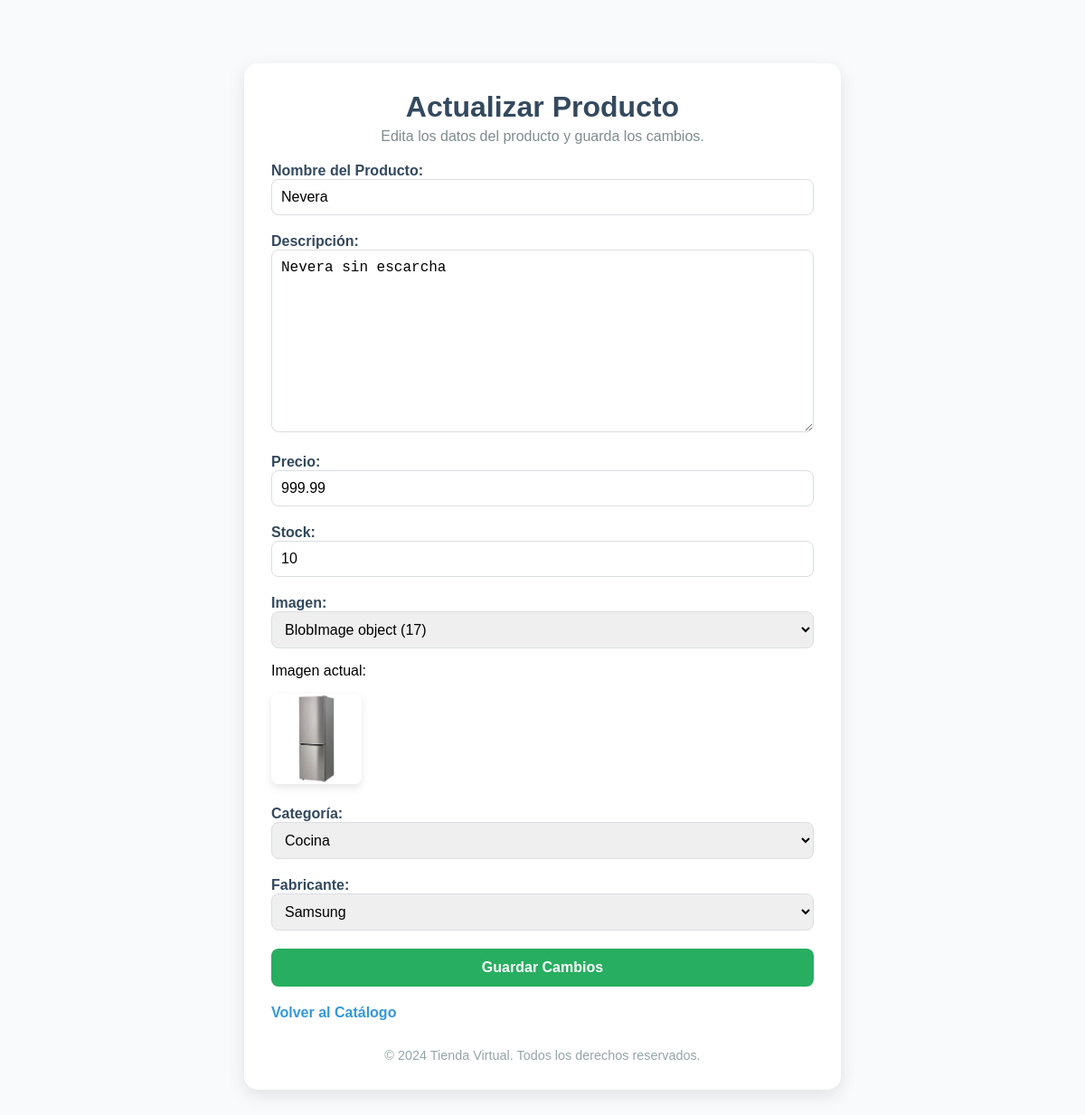
The page /staff/update-product/17/ (signed in) on the database its author committed.
### myapp/models.py (models this page shows, shortened)
class Product(models.Model):
    name = models.CharField(max_length=100)
    description = models.TextField()
    price = models.DecimalField(max_digits=10, decimal_places=2)
    stock = models.PositiveIntegerField(default=0)
    image = models.ForeignKey(BlobImage,on_delete=models.CASCADE,null=True,blank=False)
    category = models.ForeignKey(Category, on_delete=models.CASCADE)
    manufacturer = models.ForeignKey(Manufacturer, on_delete=models.CASCADE)

class BlobImage(models.Model):
    content = models.BinaryField()
    mime_type = models.TextField()
    file_name = models.TextField(blank=True, null=True)
    def get_image_url(self):
        return f"/static/images/products/{self.file_name}"

### myapp/views.py (the view)
# urls.py: path('staff/update-product/<int:product_id>/', views.update_product, name='update_product'),
@staff_member_required
def update_product(request, product_id):
    product = get_object_or_404(Product, id=product_id)
    if request.method == 'POST':
        form = ProductForm(request.POST, request.FILES, instance=product)  # Accept files for image updates
        if form.is_valid():
            form.save()
            messages.success(request, 'Producto actualizado con éxito.')
            return redirect('catalogo')
    else:
        form = ProductForm(instance=product)
    return render(request, 'update_product.html', {'form': form, 'product': product})

### myapp/forms.py
class ProductForm(forms.ModelForm):
    class Meta:
        model = Product
        fields = ['name', 'description', 'price', 'stock', 'image', 'category', 'manufacturer']

### myapp/models.py (called while the page is built)
    def __str__(self):
        return self.name

    def __str__(self):
        return self.name

### templates/update_product.html (shortened to what this page needs)
<!DOCTYPE html>
<html lang="es">
<head>
</head>
<body>
    <div class="container">
        <div class="header">
            <h1>Actualizar Producto</h1>
            <p>Edita los datos del producto y guarda los cambios.</p>
        </div>
        <form method="post" enctype="multipart/form-data">
            <div>
                <label for="id_name">Nombre del Producto:</label>
                {{ form.name }}
            </div>
            <div>
                <label for="id_description">Descripción:</label>
                {{ form.description }}
            </div>
            <div>
                <label for="id_price">Precio:</label>
                {{ form.price }}
            </div>
            <div>
                <label for="id_stock">Stock:</label>
                {{ form.stock }}
            </div>
            <div>
                <label for="id_image">Imagen:</label>
                {{ form.image }}
                {% if product.image %}
                    <p>Imagen actual:</p>
                    <img src="{{ product.image.get_image_url }}" alt="Imagen del Producto" style="max-width: 100px; border-radius: 8px; box-shadow: 0 4px 10px rgba(0, 0, 0, 0.1);">
                {% endif %}
            </div>
            <div>
                <label for="id_category">Categoría:</label>
                {{ form.category }}
            </div>
            <div>
                <label for="id_manufacturer">Fabricante:</label>
                {{ form.manufacturer }}
            </div>
            <button type="submit">Guardar Cambios</button>
        </form>
        <a href="{% url 'catalogo' %}" class="back-link">Volver al Catálogo</a>
        <div class="footer">
            &copy; 2024 Tienda Virtual. Todos los derechos reservados.
        </div>
    </div>
</body>
</html>

### templates/update_product.html (style rules this page uses)
body { font-family: 'Arial', sans-serif; background-color: #f9fafb; margin: 0; padding: 20px; }
.container { max-width: 600px; margin: 50px auto; background-color: #ffffff; border-radius: 15px; box-shadow: 0 6px 20px rgba(0, 0, 0, 0.1); padding: 30px; }
.header { text-align: center; margin-bottom: 20px; }
.header h1 { margin: 0; font-size: 2rem; color: #34495e; }
.header p { margin-top: 5px; font-size: 1rem; color: #7f8c8d; }
form { display: flex; flex-direction: column; gap: 20px; }
form label { font-size: 1rem; color: #34495e; font-weight: bold; }
form input, form textarea, form select { padding: 10px; font-size: 1rem; border: 1px solid #dcdde1; border-radius: 8px; width: 100%; box-sizing: border-box; }
form button { background-color: #27ae60; color: white; padding: 12px 20px; border-radius: 8px; font-size: 1rem; font-weight: bold; border: none; cursor: pointer; transition: background-color 0.3s; }
.back-link { display: inline-block; text-decoration: none; color: #3498db; font-weight: bold; text-align: center; margin-top: 20px; transition: color 0.3s; }
.footer { text-align: center; font-size: 0.9rem; color: #95a5a6; margin-top: 30px; }

### rows shown on the page
Product: name "Nevera", description "Nevera sin escarcha", price "999.99", stock "10", image "BlobImage object (17)", image.get_image_url (picture), category "Cocina", manufacturer "Samsung"
